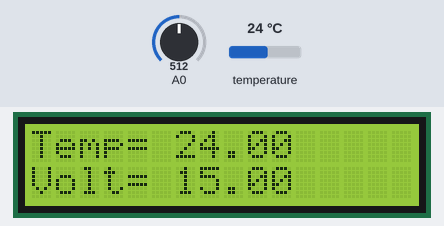
This sketch was run on a simulated Arduino Uno, built with avr-gcc and run on an emulated ATmega328P. Shown: 16×2 character LCD. Inputs (shaded band) come from the test bench; at power-on: temperature 24 °C, A0 = 512. What the sketch prints to the serial monitor is not drawn.

Above: at 1.2 s.
1.3 s: temperature set to 12 °C
At 3.0 s:
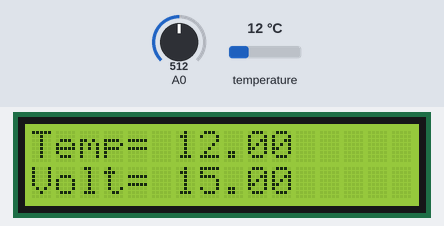
4.1 s: A0 set to 716
At 4.8 s:
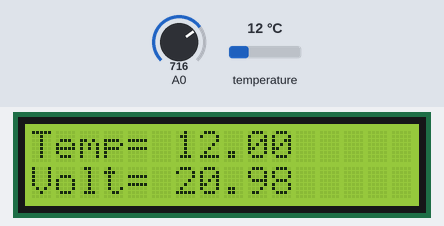
6.2 s: temperature set to 19 °C
At 8.4 s:
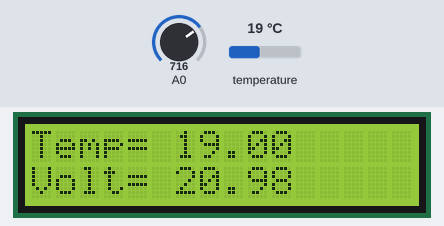
9.4 s: A0 set to 900
At 10.3 s:
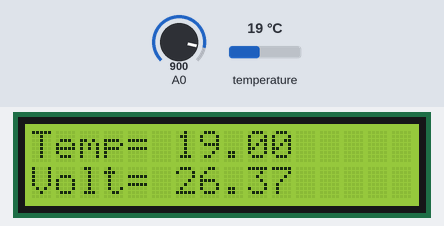
11.5 s: temperature set to 28 °C
At 12.1 s:
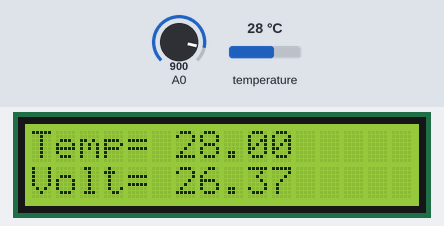
13.6 s: A0 set to 1023
At 15.8 s:
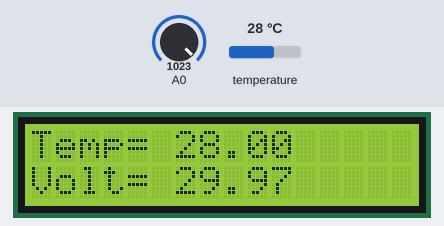
Timing chart, 0 to 17.3 s (numbered marks = the images above; inputs shaded):
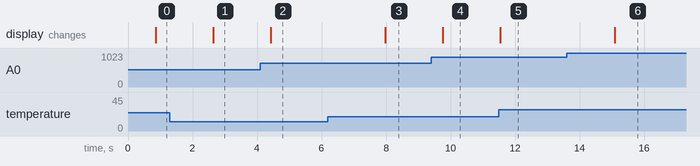

Measured:
- after the input at 1.3 s, the display: changes after 1.3 s (image 1)
- after the input at 4.1 s, the display: changes after 0.32 s (image 2)
- after the input at 6.2 s, the display: changes after 1.8 s (image 3)
- after the input at 9.4 s, the display: changes after 0.36 s (image 4)
- after the input at 11.5 s, the display: changes at once (image 5)
- after the input at 13.6 s, the display: changes after 1.5 s (image 6)

The sketch:

Evaluatie_week_3_Oefening.ino
```cpp
#include <OneWire.h>
#include <DallasTemperature.h>
#include <LiquidCrystal.h>

// Data wire is plugged into pin 2 on the Arduino
#define ONE_WIRE_BUS 2

// Setup a oneWire instance to communicate with any OneWire devices
// (not just Maxim/Dallas temperature ICs)
OneWire oneWire(ONE_WIRE_BUS);
LiquidCrystal lcd(12, 11, 5, 4, 3, 7);
float input_voltage = 0.0;
float temp=0.0;
float r1=5000.0;
float r2=1000.0;
DallasTemperature sensors(&oneWire);

void setup(void)
{

  Serial.begin(9600);
  Serial.println("Dallas Temperature IC Control Library Demo");
  lcd.begin(16, 2);
  lcd.setCursor(0, 0);
  lcd.print("Temp=");
  lcd.setCursor(0, 1);
  lcd.print("Volt=")
  ;sensors.begin();
}


void loop(void)
{

  sensors.requestTemperatures();
  Serial.print("Temperature: ");
  Serial.print(sensors.getTempCByIndex(0));
  lcd.setCursor(6, 0);
  lcd.print(sensors.getTempCByIndex(0));
   int analog_value = analogRead(A0);
   temp = (analog_value * 5.0) / 1024.0;
   input_voltage = temp / (r2/(r1+r2));
   lcd.setCursor(6, 1);
   lcd.print(input_voltage);
   Serial.println();
   Serial.print("Voltage = ");
   Serial.print(input_voltage);

   delay(1000);
}
```
